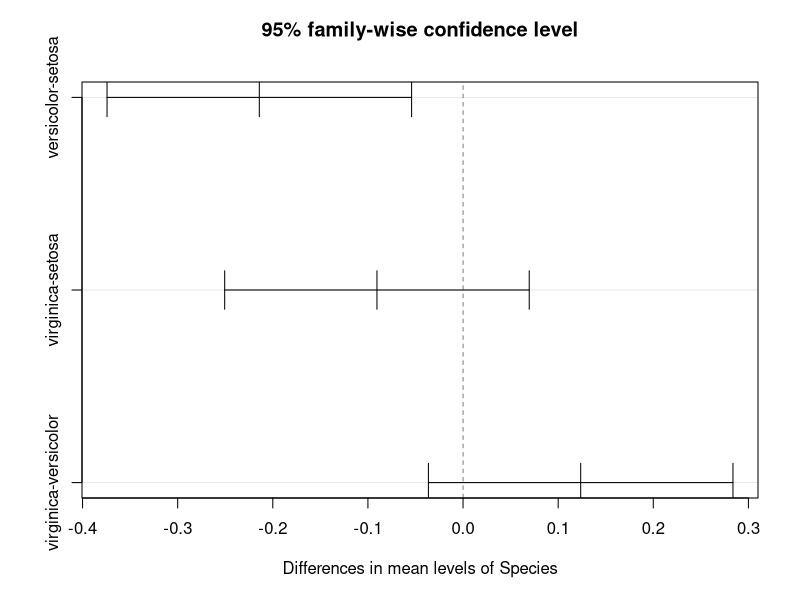
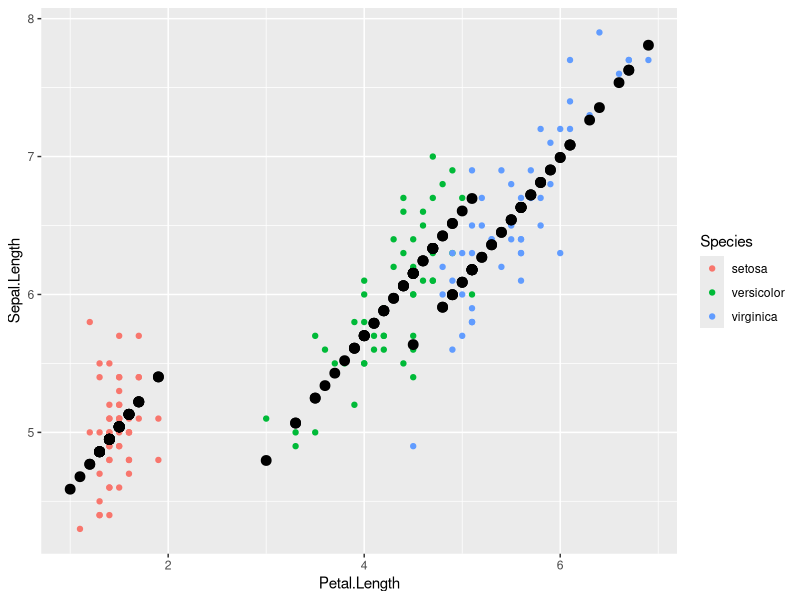

R code for these plots, in order:
data("iris")

mod = aov(data = iris, Sepal.Length ~ Petal.Length + Species)

summary(mod)

(TukeyHSD(mod))

plot(TukeyHSD(mod))

library(modelr)

df = add_predictions(iris,mod)

library(ggplot2)

ggplot(df, aes(x=Petal.Length,color=Species)) +
  geom_point(aes(y=Sepal.Length)) +
  geom_point(aes(y=pred),color="Black",size=3)

